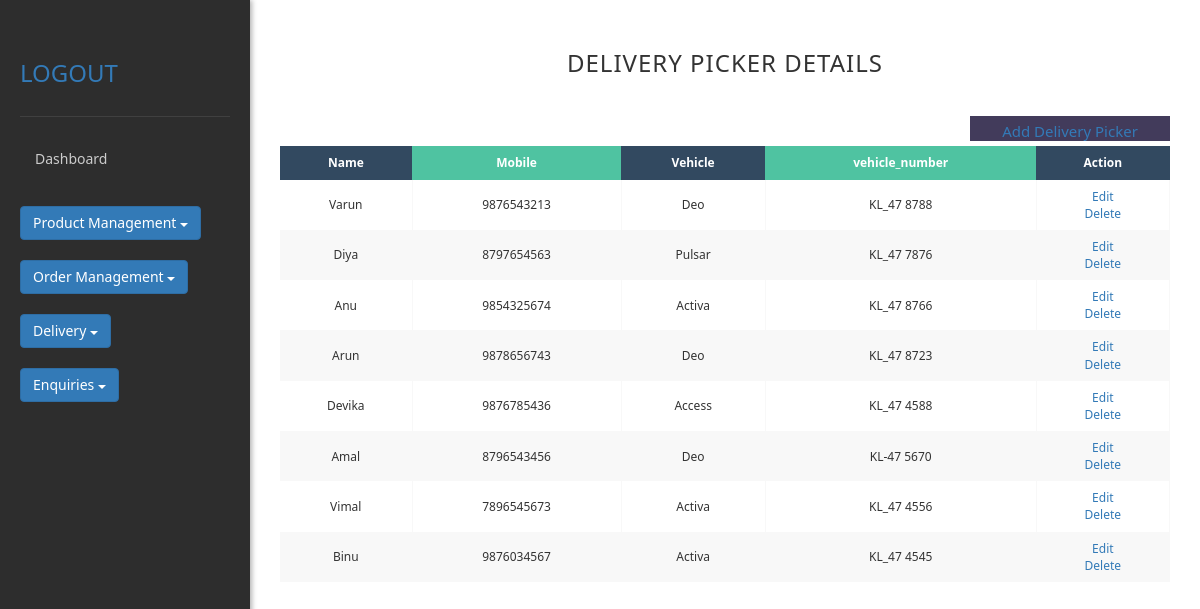
The app's page /delivery/ with its own data.
### app3/models.py (models this page shows)
class deliverytable(models.Model):
    name=models.CharField(max_length=250,null=True)
    mobile=models.IntegerField(null=True)
    vehicle=models.CharField(max_length=250,null=True)
    vehicle_number=models.CharField(max_length=250,null=True)

### app3/views.py (the view)
# urls.py: path("delivery/",views.delivery),
def delivery(request):
    d=deliverytable.objects.all()
    return render(request,'delivery.html',{"d":d})

### templates/delivery.html (shortened to what this page needs)
<!DOCTYPE html>
{%load static%}
<html lang="en">
<head>
    <link rel="stylesheet" href="{% static 'css/delivery.css'%}">
    <link rel="stylesheet" href="https://maxcdn.bootstrapcdn.com/bootstrap/3.4.1/css/bootstrap.min.css">
</head>
<body>
    <div class="dashboard">
        <div class="sidebar">
            <div class="sidebar-header">
                <h2>
                    <div class="navigation">
                        <a class="button" href="/login1/">
                        <div class="logout">LOGOUT</div>
                        </a>
                    </div>
                </h2>
            </div>
            <a href="/dashboard/"> <div class="menu-item">Dashboard</div></a><br>
            <div class="dropdown">
                <button class="btn btn-primary dropdown-toggle" type="button" data-toggle="dropdown">Product Management
                <span class="caret"></span></button>
            </div><br>
            <div class="dropdown">
                <button class="btn btn-primary dropdown-toggle" type="button" data-toggle="dropdown">Order Management
                <span class="caret"></span></button>
            </div><br>
             <div class="dropdown">
                <button class="btn btn-primary dropdown-toggle" type="button" data-toggle="dropdown">Delivery
                <span class="caret"></span></button>
            </div>
            <br>
            <div class="dropdown">
                <button class="btn btn-primary dropdown-toggle" type="button" data-toggle="dropdown">Enquiries
                <span class="caret"></span></button>
            </div>
        </div>
        <div class="dashboard1">
            <h3>Delivery Picker Details</h3>
            <a href="/adddelivery/"><div class="adddelivery">Add Delivery Picker</div> </a>
            <div class="table-wrapper">
                <table class="fl-table">
                    <thead>
                    <tr>
                        <th>Name</th>
                        <th>Mobile
                        <th>Vehicle</th>
                        <th>vehicle_number</th>
                        <th>Action</th>
                    </tr>
                    </thead>
                    {%for i in d%}
                        <tr>
                            <td>{{i.name}}</td>
                            <td>{{i.mobile}}</td>
                            <td>{{i.vehicle}}</td>
                            <td>{{i.vehicle_number}}</td>
                            <td><a href="/editdelivery/{{i.id}}">Edit</a><br>
                            <a href="/deletedelivery/{{i.id}}">Delete</a></td>
                        </tr>
                    {%endfor%}
                </table>
            </div>
        </div>
    </div>
</body>
</html>

### static/css/delivery.css (style rules this page uses)
* { margin: 0; padding: 0; box-sizing: border-box; font-family: 'Segoe UI', sans-serif; }
body { background-color: #2d2d2d; color: #ffffff; }
.dashboard { display: grid; grid-template-columns: 250px 1fr; min-height: 100vh; }
.sidebar { background-color: #2d2d2d; padding: 20px; box-shadow: 2px 0 5px rgba(0,0,0,0.3); }
.sidebar-header { padding: 20px 0; border-bottom: 1px solid #404040; margin-bottom: 20px; }
.sidebar-header h2 { color: #ffffff; font-size: 24px; }
.menu-item { padding: 12px 15px; margin: 5px 0; border-radius: 8px; cursor: pointer; color: #cccccc; }
.adddelivery { position: absolute; font-size: 15px; font-weight: normal; text-align: center; right: 30px; width: 200px; height: 25px; background-color: #423b5b; padding: 5px; }
h3 { text-align: center; font-size: 18px; text-transform: uppercase; letter-spacing: 1px; color: white; padding: 30px 0; }
.table-wrapper { padding: 30px; }
.fl-table { border-radius: 5px; font-size: 12px; font-weight: normal; border: none; border-collapse: collapse; width: 100%; max-width: 100%; white-space: nowrap; background-color: white; }
.fl-table td, .fl-table th { text-align: center; padding: 8px; }
.fl-table td { border-right: 1px solid #f8f8f8; font-size: 12px; }
.fl-table thead th { color: #ffffff; background: #4FC3A1; }
.fl-table thead th:nth-child(odd) { color: #ffffff; background: #324960; }
.fl-table tr:nth-child(even) { background: #F8F8F8; }

### records on screen
deliverytable: name "Varun", mobile "9876543213", vehicle "Deo", vehicle_number "KL_47 8788"
deliverytable: name "Diya", mobile "8797654563", vehicle "Pulsar", vehicle_number "KL_47 7876"
deliverytable: name "Anu", mobile "9854325674", vehicle "Activa", vehicle_number "KL_47 8766"
deliverytable: name "Arun", mobile "9878656743", vehicle "Deo", vehicle_number "KL_47 8723"
deliverytable: name "Devika", mobile "9876785436", vehicle "Access", vehicle_number "KL_47 4588"
deliverytable: name "Amal", mobile "8796543456", vehicle "Deo", vehicle_number "KL-47 5670"
deliverytable: name "Vimal", mobile "7896545673", vehicle "Activa", vehicle_number "KL_47 4556"
deliverytable: name "Binu", mobile "9876034567", vehicle "Activa", vehicle_number "KL_47 4545"
